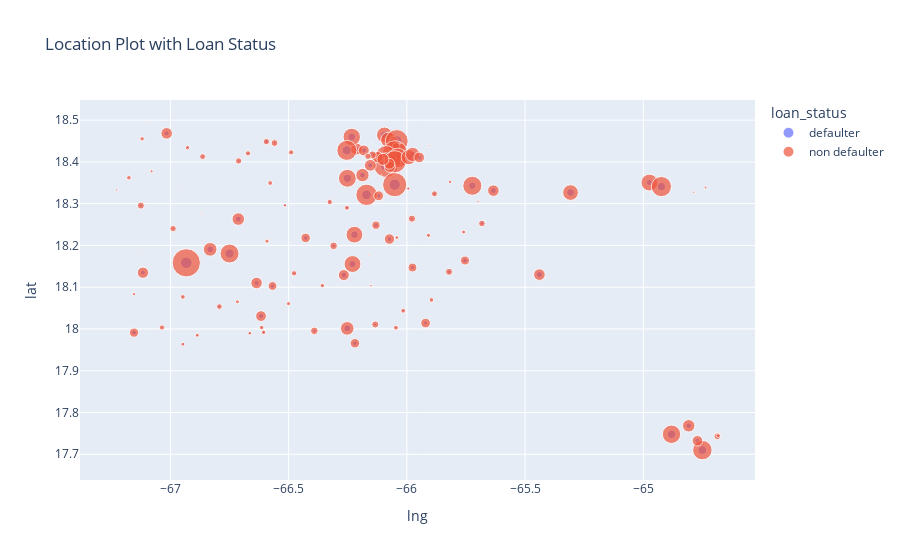

Source (notebook cell):
### Code cell
import plotly.express as px
fig = px.scatter(df4, x="lng", y="lat", color="loan_status",size='count', title="Location Plot with Loan Status")
fig.show()

### Figure 1 — Plotly figure (JSON) as saved in the notebook; plotly's stock layout.template omitted (floating-point values rounded to 4 significant figures; data arrays with more than 128 entries replaced by an {"elided": "..."} marker saying what was removed)
{"data": [{"hovertemplate": "loan_status=defaulter<br>lng=%{x}<br>lat=%{y}<br>count=%{marker.size}<extra></extra>", "legendgroup": "defaulter", "marker": {"color": "#636efa", "size": [226, 6, 6, 362, 30, 22, 17, 21, 64, 7, 3, 15, 131, 17, 19, 97, 5, 17, 14, 38, 14, 23, 62, 68, 10, 13, 4, 14, 15, 1, 4, 13, 1, 2, 50, 58, 90, 45, 16, 18, 12, 13, 22, 53, 18, 9, 59, 15, 25, 71, 75, 28, 9, 2, 1, 90, 61, 12, 126, 48, 33, 103, 18, 8, 11, 2, 141, 158, 9, 25, 49, 152, 22, 23, 128, 34, 34, 6, 103, 177, 15, 1, 10, 2, 3, 189, 79, 212, 73, 159, 154, 29, 64, 302, 24, 420, 20, 245, 363, 231, 39, 279, 336, 99, 64, 56, 65, 162, 234, 78, 183, 252, 90, 71, 50, 17, 1, 96, 52, 13, 2, 129, 112, 81], "sizemode": "area", "sizeref": 5.34, "symbol": "circle"}, "mode": "markers", "name": "defaulter", "orientation": "v", "showlegend": true, "type": "scatter", "x": [-66.75, -67.18, -67.12, -66.93, -67.13, -66.71, -66.67, -66.56, -67.15, -67.15, -66.72, -66.86, -66.83, -66.95, -66.52, -66.71, -66.29, -66.95, -66.58, -66.59, -66.89, -66.79, -67.12, -67.02, -66.59, -67.04, -66.87, -66.99, -66.49, -67.08, -67.23, -66.93, -67.13, -66.96, -66.13, -66.22, -66.27, -65.92, -66.05, -66.61, -66.61, -65.76, -66.25, -66.43, -66.02, -66.04, -66.07, -66.66, -65.88, -66.62, -66.64, -65.68, -66.15, -65.7, -66.16, -65.63, -65.75, -65.82, -66.25, -65.98, -66.39, -65.44, -66.48, -65.9, -66.36, -65.91, -65.72, -65.31, -65.91, -65.98, -66.57, -66.22, -66.33, -66.13, -66.23, -65.82, -66.31, -66.5, -64.97, -64.92, -64.69, -64.75, -64.68, -64.74, -64.79, -64.88, -64.81, -64.75, -64.77, -66.09, -66.08, -66.06, -66.06, -66.04, -66.05, -66.05, -66.07, -66.09, -66.09, -66.04, -66.01, -66.05, -66.05, -66.07, -66.12, -66.07, -66.21, -66.23, -66.25, -66.18, -66.25, -66.17, -66.19, -66.15, -66.15, -66.16, -66.15, -66.1, -66.12, -65.99, -66.03, -65.99, -65.98, -65.95], "xaxis": "x", "y": [18.18, 18.36, 18.46, 18.16, 18.3, 18.4, 18.42, 18.45, 17.99, 18.08, 18.06, 18.41, 18.19, 18.08, 18.3, 18.26, 18.43, 17.96, 18.35, 18.45, 17.99, 18.05, 18.13, 18.47, 18.21, 18.0, 18.28, 18.24, 18.42, 18.38, 18.33, 18.43, 18.18, 18.33, 18.25, 17.97, 18.13, 18.01, 18.0, 17.99, 18.0, 18.23, 18.29, 18.22, 18.04, 18.22, 18.22, 17.99, 18.32, 18.03, 18.11, 18.25, 18.1, 18.3, 18.18, 18.33, 18.16, 18.35, 18.0, 18.15, 18.0, 18.13, 18.13, 18.07, 18.1, 18.44, 18.34, 18.33, 18.22, 18.26, 18.1, 18.23, 18.3, 18.01, 18.16, 18.14, 18.2, 18.06, 18.35, 18.34, 17.74, 17.72, 17.74, 18.34, 18.33, 17.75, 17.77, 17.71, 17.73, 18.46, 18.45, 18.45, 18.45, 18.45, 18.44, 18.42, 18.42, 18.41, 18.39, 18.41, 18.4, 18.4, 18.35, 18.39, 18.41, 18.4, 18.43, 18.46, 18.43, 18.43, 18.36, 18.32, 18.37, 18.39, 18.42, 18.41, 18.44, 18.41, 18.32, 18.34, 18.44, 18.41, 18.42, 18.41], "yaxis": "y"}, {"hovertemplate": "loan_status=non defaulter<br>lng=%{x}<br>lat=%{y}<br>count=%{marker.size}<extra></extra>", "legendgroup": "non defaulter", "marker": {"color": "#EF553B", "size": {"elided": "130 int values"}, "sizemode": "area", "sizeref": 5.34, "symbol": "circle"}, "mode": "markers", "name": "non defaulter", "orientation": "v", "showlegend": true, "type": "scatter", "x": {"elided": "130 float values"}, "xaxis": "x", "y": {"elided": "130 float values"}, "yaxis": "y"}], "layout": {"legend": {"itemsizing": "constant", "title": {"text": "loan_status"}, "tracegroupgap": 0}, "title": {"text": "Location Plot with Loan Status"}, "xaxis": {"anchor": "y", "domain": [0, 1], "title": {"text": "lng"}}, "yaxis": {"anchor": "x", "domain": [0, 1], "title": {"text": "lat"}}}}
